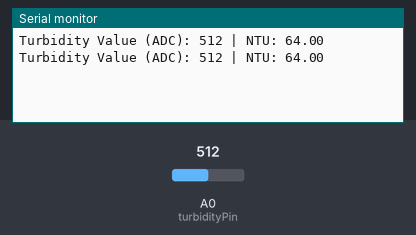
Bench run of a sketch on a simulated Arduino Uno, built with avr-gcc and run on an emulated ATmega328P. On the bench: the last lines printed to the serial monitor. The test bench sets the inputs (shaded band); at power-on: A0 (turbidityPin) = 512.

Above: at 1.8 s.
1.9 s: A0 (turbidityPin) set to 716
At 2.8 s:
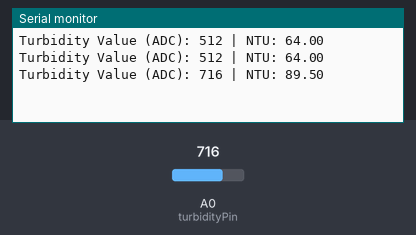
3.4 s: A0 (turbidityPin) set to 900
At 4.8 s:
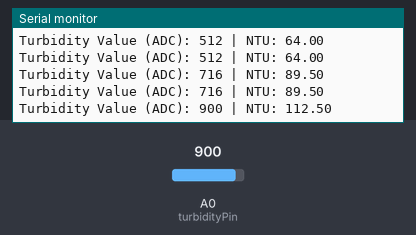
Timing chart, 0 to 6.4 s (numbered marks = the images above; inputs shaded):
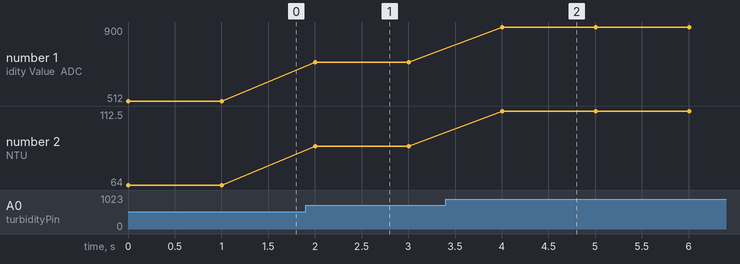

Measured:
- after the input at 1.9 s, the serial monitor: prints a new line after 0.10 s (image 1)
- after the input at 3.4 s, the serial monitor: prints a new line after 0.60 s (image 2)
- plotted number 1: 512 → 716 after the input at 1.9 s, 716 → 900 after the input at 3.4 s
- plotted number 2: 64 → 89.5 after the input at 1.9 s, 89.5 → 112.5 after the input at 3.4 s

The sketch:

Turbidity_Sensor.ino
```cpp
const int turbidityPin = A0;

const float m = 0.125;
const float b = 0.0;

void setup() {
  Serial.begin(115200);
}

void loop() {
  int turbidityValue = analogRead(turbidityPin);

  float ntuValue = m * turbidityValue + b;

  Serial.print("Turbidity Value (ADC): ");
  Serial.print(turbidityValue);
  Serial.print(" | NTU: ");
  Serial.println(ntuValue);

  delay(1000);
}
```
